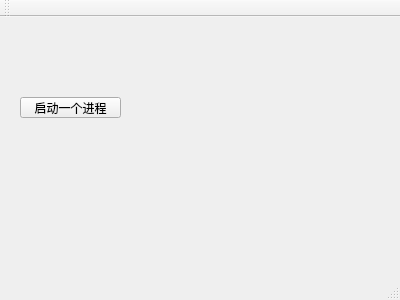
<?xml version="1.0" encoding="UTF-8"?>
<ui version="4.0">
 <class>MainWindow</class>
 <widget class="QMainWindow" name="MainWindow">
  <property name="geometry">
   <rect>
    <x>0</x>
    <y>0</y>
    <width>400</width>
    <height>300</height>
   </rect>
  </property>
  <property name="windowTitle">
   <string>MainWindow</string>
  </property>
  <widget class="QWidget" name="centralWidget">
   <widget class="QPushButton" name="pushButton">
    <property name="geometry">
     <rect>
      <x>20</x>
      <y>80</y>
      <width>101</width>
      <height>21</height>
     </rect>
    </property>
    <property name="text">
     <string>启动一个进程</string>
    </property>
   </widget>
  </widget>
  <widget class="QMenuBar" name="menuBar">
   <property name="geometry">
    <rect>
     <x>0</x>
     <y>0</y>
     <width>400</width>
     <height>23</height>
    </rect>
   </property>
  </widget>
  <widget class="QToolBar" name="mainToolBar">
   <attribute name="toolBarArea">
    <enum>TopToolBarArea</enum>
   </attribute>
   <attribute name="toolBarBreak">
    <bool>false</bool>
   </attribute>
  </widget>
  <widget class="QStatusBar" name="statusBar"/>
 </widget>
 <layoutdefault spacing="6" margin="11"/>
 <resources/>
 <connections/>
</ui>
